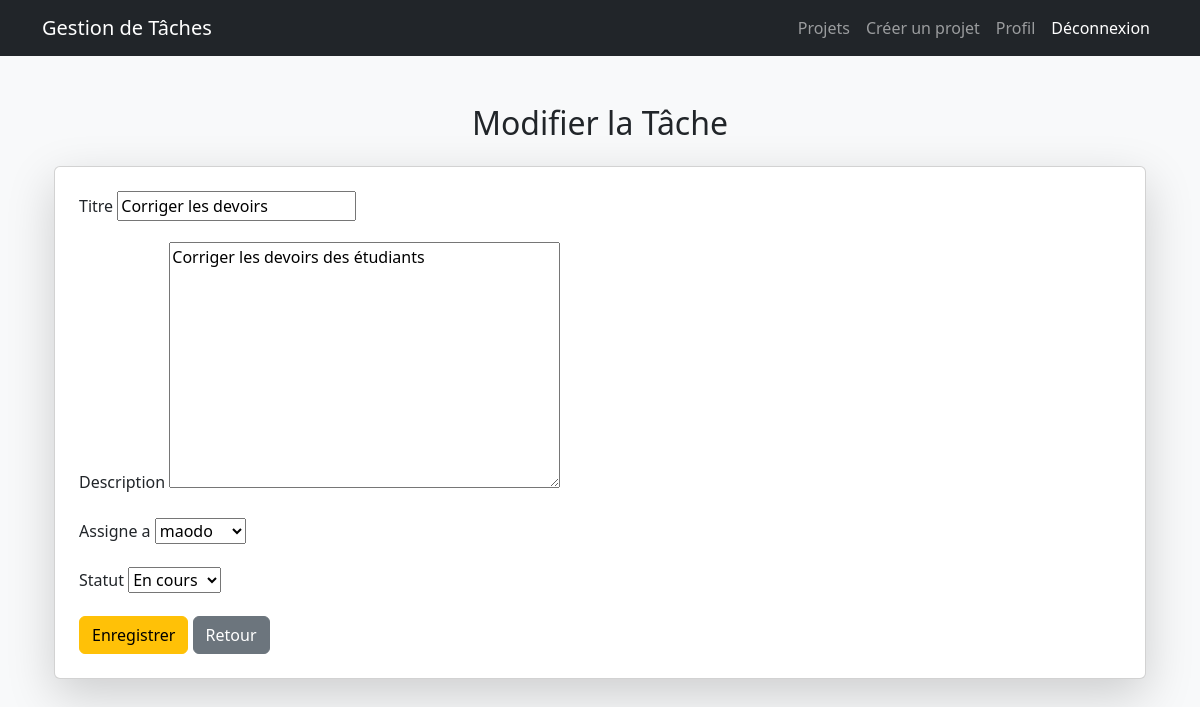
/projets/tache/7/modifier/ (signed in), run on the app's committed database.
### projets/models.py (models this page shows, shortened)
class Tache(models.Model):
    STATUT_CHOICES = [
        ('en_cours', 'En cours'),
        ('terminee', 'Terminée'),
    ]
    titre = models.CharField(max_length=255)
    description = models.TextField(blank=True, null=True)
    date_creation = models.DateTimeField(auto_now_add=True)
    projet = models.ForeignKey(Projet, on_delete=models.CASCADE, related_name="taches")
    assigne_a = models.ForeignKey(settings.AUTH_USER_MODEL, on_delete=models.SET_NULL, null=True, blank=True)
    statut = models.CharField(max_length=20, choices=STATUT_CHOICES, default='en_cours')

### projets/views.py (the view)
# urls.py: path('tache/<int:tache_id>/modifier/', modifier_tache, name='modifier_tache'),
@login_required
def modifier_tache(request, tache_id):
    tache = get_object_or_404(Tache, id=tache_id, projet__chef_projet=request.user)
    if request.method == "POST":
        form = TacheForm(request.POST, instance=tache)
        if form.is_valid():
            form.save()
            return redirect('detail_projet', projet_id=tache.projet.id)
    else:
        form = TacheForm(instance=tache)
    return render(request, 'projets/modifier_tache.html', {'form': form})

### projets/forms.py
class TacheForm(forms.ModelForm):
    class Meta:
        model = Tache
        fields = ['titre', 'description', 'assigne_a', 'statut']

### projets/templates/projets/modifier_tache.html (shortened to what this page needs)
{% extends 'projets/base.html' %}
{% block content %}
    <div class="container mt-5">
        <h2 class="text-center">Modifier la Tâche</h2>
        <div class="card shadow-lg p-4 mt-4">
            <form method="post">
                {% for field in form %}
                    <div class="mb-3">
                        <label class="form-label">{{ field.label }}</label>
                        {{ field }}
                    </div>
                {% endfor %}
                <button type="submit" class="btn btn-warning">Enregistrer</button>
               {% if tache.projet %}
                    <a href="{% url 'detail_projet' tache.projet.id %}" class="btn btn-secondary">Retour</a>
                {% else %}
                    <a href="{% url 'liste_projets' %}" class="btn btn-secondary">Retour</a>
               {% endif %}
            </form>
        </div>
    </div>
{% endblock %}

### data on the page
Tache: form "Corriger les devoirs" "Corriger les devoirs des étudiants" "maodo" "En cours"

### other printed values
{{ field.label }} "Titre" "Description" "Assigne a" "Statut"
